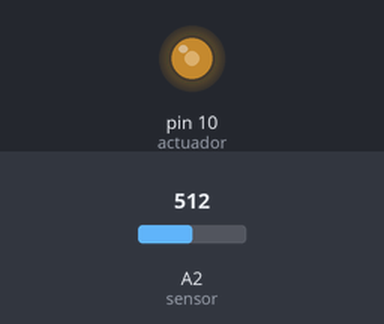
Simulated run of this sketch. Board: Arduino Uno, built with avr-gcc and run on an emulated ATmega328P. Parts: output pins drawn as LEDs (lit = HIGH). The test bench sets the inputs (shaded band); at power-on: A2 (sensor) = 512.

Above: at 1.2 s.
1.3 s: A2 (sensor) set to 716
At 1.9 s:
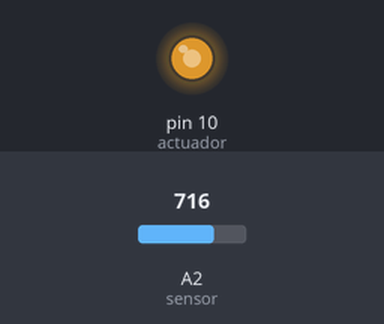
2.8 s: A2 (sensor) set to 900
At 3.1 s:
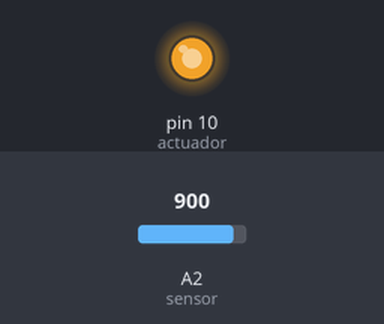
4.3 s: A2 (sensor) set to 122
At 5.5 s:
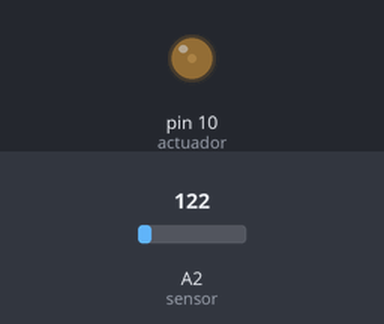
5.8 s: A2 (sensor) set to 0
At 6.8 s:
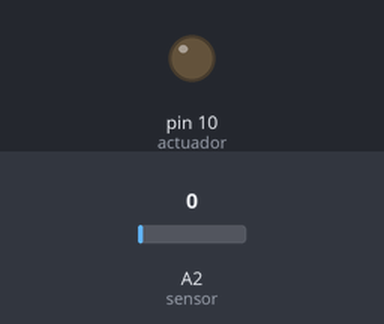
7.3 s: A2 (sensor) set to 511
At 8.1 s:
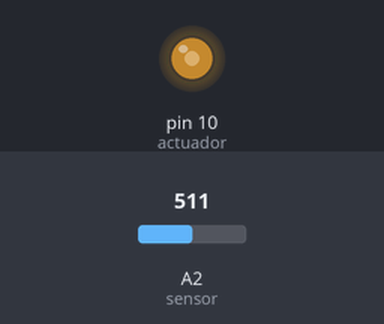
Timing chart, 0 to 9.8 s (numbered marks = the images above; inputs shaded):
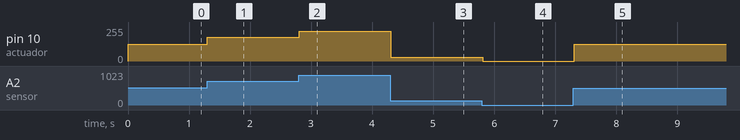

The sketch:

p7.ino
```cpp
int sensor = 2;
int actuador = 10;
 void setup(){
  Serial.begin(9600);
}
int v;
 void loop(){
  v = analogRead(sensor);
  v = map(v,0,1023,0,255);
  analogWrite(actuador, v);
  delay(100);
}
```

Measured:
- after the input at 1.3 s, pin 10 (actuador): 127/255 → 178/255 at once
- after the input at 2.8 s, pin 10 (actuador): 178/255 → 224/255 at once
- after the input at 4.3 s, pin 10 (actuador): 224/255 → 30/255 at once
- after the input at 5.8 s, pin 10 (actuador): 30/255 → 0/255 at once
- after the input at 7.3 s, pin 10 (actuador): 0/255 → 127/255 at once
